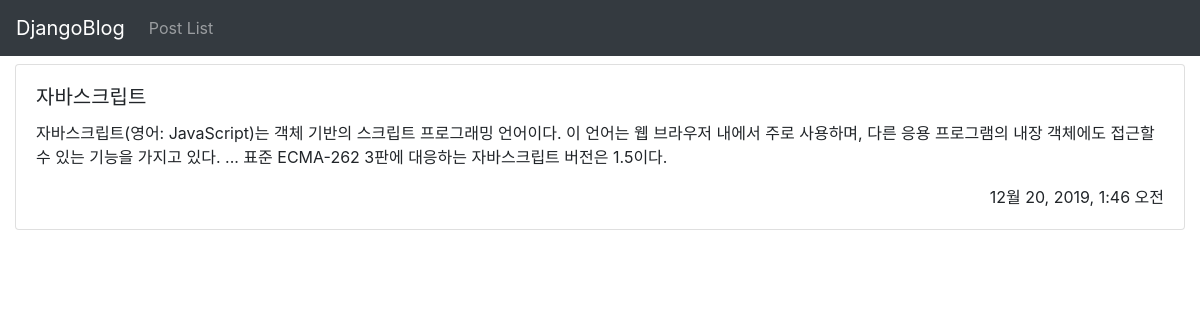
/post-detail/1/, run on an earlier commit of the app's database.
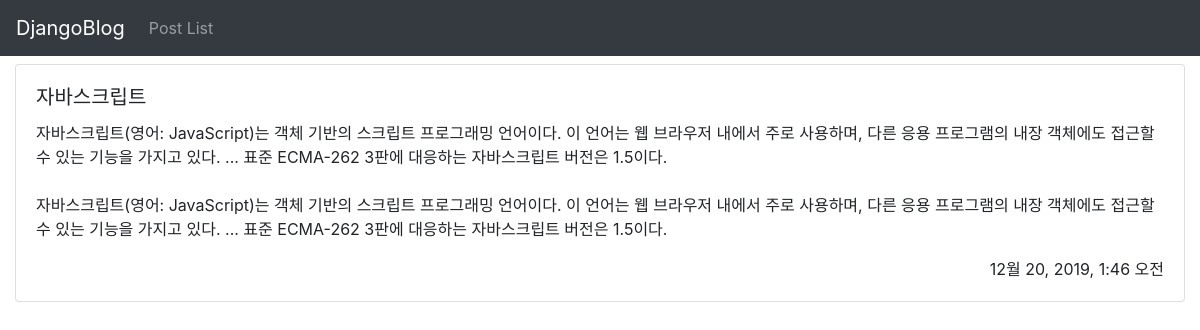
And on a later commit of the database.
### blog/models/__init__.py (models this page shows, shortened)
class Post(models.Model):
    author = models.ForeignKey(settings.AUTH_USER_MODEL, on_delete=models.CASCADE)
    title = models.CharField(max_length=200)
    text = models.TextField(blank=True)
    created_date = models.DateTimeField(default=timezone.now())
    published_date = models.DateTimeField(blank=True, null=True)

### blog/views.py (the view)
# urls.py: path('post-detail/<int:pk>/', post_detail),
def post_detail(request, pk):
    post = get_object_or_404(Post, pk=pk)
    context = {
        'post': post,
    }
    return render(request, 'post_detail.html', context)

### templates/post_detail.html (shortened to what this page needs)
<!doctype html>
<html lang="ko">
<head>
    <link rel="stylesheet" href="/static/bootstrap/bootstrap.css">
</head>
<body>
    <div id="wrap">
        <nav class="navbar navbar-expand navbar-dark bg-dark">
            <a href="#" class="navbar-brand">DjangoBlog</a>
            <div class="collapse navbar-collapse">
                <ul class="navbar-nav mr-auto">
                    <li class="nav-item">
                        <a href="#" class="nav-link">Post List</a>
                    </li>
                </ul>
            </div>
        </nav>
        <div class="container-fluid pt-2">
            <div class="card mb-3">
                <div class="card-body">
                    <h5 class="card-title">{{ post.title }}</h5>
                    <p class="card-text">{{ post.text|linebreaksbr }}</p>
                    <div class="text-right">
                        <span>{{ post.created_date }}</span>
                    </div>
                </div>
            </div>
        </div>
    </div>
</body>
</html>

What changed in the data, as far as the page shows it:
changed Post "자바스크립트": text "자바스크립트(영어: JavaScript)는 객체 기반의 스크립트 프로그래밍 언어이다. 이 언어는 웹 브라우저 내에서 주로 사용하며, 다른 응용 프로그램의 내장 객체에도 접근할 수 있는 기능을 가지고 있다. ... 표준 ECMA-262 3판에 대응하는 자바스크립트 버전은 1.5이다." → "…대응하는 자바스크립트 버전은 1.5이다. 자바스크립트(영어: JavaScript)는 객체 기반의 스크립트 프로그래밍 언어이다. 이 언어는 웹 브라우저 내에서 주로 사용하며, 다른 응용 프로그램의 내장 객체에도 접근할 수 있는 기능을 가지고 있다. ... 표준 ECMA-262 3판에 대응하는 자바스크립트 버전은 1.5이다."
